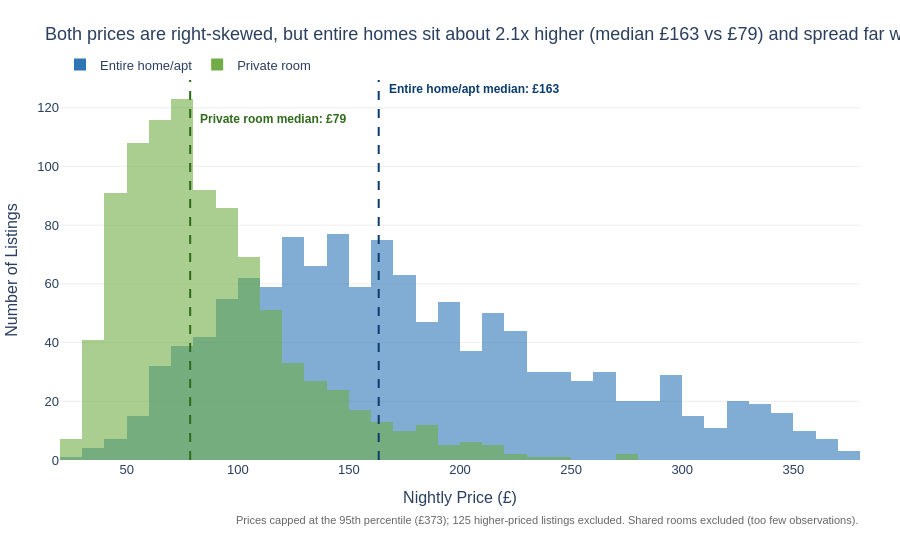

This figure's notebook cell:
### Markdown cell above
## Task 1 — Histogram: price by room type (overlapping distributions)

**What to build:** A histogram showing price distributions for **Entire home/apt vs Private room** (exclude Shared room — too few observations) overlaid on the same chart.

**Requirements:**
- Both room types on the same chart (use `color='room_type'`)
- `barmode='overlay'` with `opacity=0.6` so both distributions are visible
- A vertical line for the median of EACH room type, differently coloured
- Insight title comparing the two distributions

> 💡 `df_cap[df_cap['room_type'].isin(['Entire home/apt','Private room'])]`

### Code cell
# Task 1 — Overlaid histogram: Entire home/apt vs Private room (capped at 95th percentile)
d1 = df_cap[df_cap['room_type'].isin(['Entire home/apt', 'Private room'])]

colours = {'Entire home/apt': '#2E75B6', 'Private room': '#70AD47'}   # colour = room type, consistent with lecture
line_colours = {'Entire home/apt': '#0B3C6E', 'Private room': '#2F6B1A'}  # darker shade of same hue for the median lines
medians = d1.groupby('room_type')['price'].median()

fig = px.histogram(
    data_frame=d1, x='price', color='room_type',
    nbins=50, barmode='overlay', opacity=0.6,
    color_discrete_map=colours,
    category_orders={'room_type': ['Entire home/apt', 'Private room']},
    labels={'price': 'Nightly Price (£)', 'count': 'Number of Listings', 'room_type': ''},
    height=550
)

# One median line per room type, annotated (offset vertically so labels don't collide)
for room, yanchor, yshift in [('Entire home/apt', 'top', 0), ('Private room', 'top', -30)]:
    m = medians[room]
    fig.add_vline(
        x=m, line_dash='dash', line_color=line_colours[room], line_width=2,
        annotation=dict(text=f'<b>{room} median: £{m:.0f}</b>',
                        font=dict(color=line_colours[room], size=12),
                        xanchor='left', yanchor=yanchor, xshift=8, yshift=yshift)
    )

# Disclose the outlier cap
fig.add_annotation(
    xref='paper', yref='paper', x=1, y=-0.18, showarrow=False, xanchor='right',
    text=f'Prices capped at the 95th percentile (£{p95:.0f}); {len(df) - len(df_cap):,} higher-priced listings excluded. Shared rooms excluded (too few observations).',
    font=dict(size=11, color='#666666')
)

gap = medians['Entire home/apt'] / medians['Private room']
fig.update_layout(
    title=f"Both prices are right-skewed, but entire homes sit about {gap:.1f}x higher (median £{medians['Entire home/apt']:.0f} vs £{medians['Private room']:.0f}) and spread far wider",
    plot_bgcolor='white', paper_bgcolor='white',
    font=dict(family='Arial', size=13),
    yaxis=dict(gridcolor='#EEEEEE', title='Number of Listings'),
    xaxis=dict(showgrid=False),
    legend=dict(orientation='h', x=0, y=1.08, title=''),
    margin=dict(l=60, r=40, t=80, b=90)
)
fig.show()

### Figure 1 — Plotly figure (JSON) as saved in the notebook; plotly's stock layout.template omitted (floating-point values rounded to 4 significant figures; data arrays with more than 128 entries replaced by an {"elided": "..."} marker saying what was removed)
{"data": [{"bingroup": "x", "hovertemplate": "=Entire home/apt<br>Nightly Price (£)=%{x}<br>count=%{y}<extra></extra>", "legendgroup": "Entire home/apt", "marker": {"color": "#2E75B6", "opacity": 0.6, "pattern": {"shape": ""}}, "name": "Entire home/apt", "nbinsx": 50, "orientation": "v", "showlegend": true, "type": "histogram", "x": {"elided": "1251 float values"}, "xaxis": "x", "yaxis": "y"}, {"bingroup": "x", "hovertemplate": "=Private room<br>Nightly Price (£)=%{x}<br>count=%{y}<extra></extra>", "legendgroup": "Private room", "marker": {"color": "#70AD47", "opacity": 0.6, "pattern": {"shape": ""}}, "name": "Private room", "nbinsx": 50, "orientation": "v", "showlegend": true, "type": "histogram", "x": {"elided": "942 float values"}, "xaxis": "x", "yaxis": "y"}], "layout": {"annotations": [{"font": {"color": "#0B3C6E", "size": 12}, "showarrow": false, "text": "<b>Entire home/apt median: £163</b>", "x": 163.4, "xanchor": "left", "xref": "x", "xshift": 8, "y": 1, "yanchor": "top", "yref": "y domain", "yshift": 0}, {"font": {"color": "#2F6B1A", "size": 12}, "showarrow": false, "text": "<b>Private room median: £79</b>", "x": 78.57, "xanchor": "left", "xref": "x", "xshift": 8, "y": 1, "yanchor": "top", "yref": "y domain", "yshift": -30}, {"font": {"color": "#666666", "size": 11}, "showarrow": false, "text": "Prices capped at the 95th percentile (£373); 125 higher-priced listings excluded. Shared rooms excluded (too few observations).", "x": 1, "xanchor": "right", "xref": "paper", "y": -0.18, "yref": "paper"}], "barmode": "overlay", "font": {"family": "Arial", "size": 13}, "height": 550, "legend": {"orientation": "h", "title": {"text": ""}, "tracegroupgap": 0, "x": 0, "y": 1.08}, "margin": {"b": 90, "l": 60, "r": 40, "t": 80}, "paper_bgcolor": "white", "plot_bgcolor": "white", "shapes": [{"line": {"color": "#0B3C6E", "dash": "dash", "width": 2}, "type": "line", "x0": 163.4, "x1": 163.4, "xref": "x", "y0": 0, "y1": 1, "yref": "y domain"}, {"line": {"color": "#2F6B1A", "dash": "dash", "width": 2}, "type": "line", "x0": 78.57, "x1": 78.57, "xref": "x", "y0": 0, "y1": 1, "yref": "y domain"}], "title": {"text": "Both prices are right-skewed, but entire homes sit about 2.1x higher (median £163 vs £79) and spread far wider"}, "xaxis": {"anchor": "y", "domain": [0, 1], "showgrid": false, "title": {"text": "Nightly Price (£)"}}, "yaxis": {"anchor": "x", "domain": [0, 1], "gridcolor": "#EEEEEE", "title": {"text": "Number of Listings"}}}}
